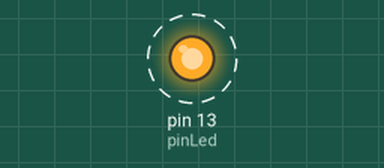
This sketch was run on a simulated Arduino Uno, built with avr-gcc and run on an emulated ATmega328P. Shown: output pins drawn as LEDs (lit = HIGH). Dashed ring = blinking.

Above: at 0.5 s.
Timing chart, 0 to 4.6 s (numbered marks = the images above):
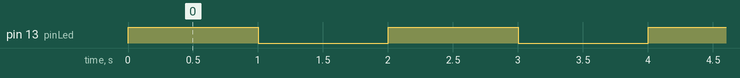

The sketch:

A031_optoacoplador_led.ino
```cpp
/*
 * Optoacoplador 4N35. Control de LED.
 * 2014. Arduino Gran Canaria.
 */

// Inicializacion de variables
#define pinLed 13

// Inicializacion del sistema
void setup() {
  // Inicializacion de pinLed
  pinMode(pinLed, OUTPUT);
}

void loop() {
  // Activar pinLed
  digitalWrite(pinLed, HIGH);
  // Pausa
  delay(1000);
  // Desactivar pinLed
  digitalWrite(pinLed, LOW);
  // Pausa
  delay(1000);
}
```

Measured:
- by itself, pin 13 (pinLed): alternates HIGH for 1.0 s and LOW for 1.0 s
